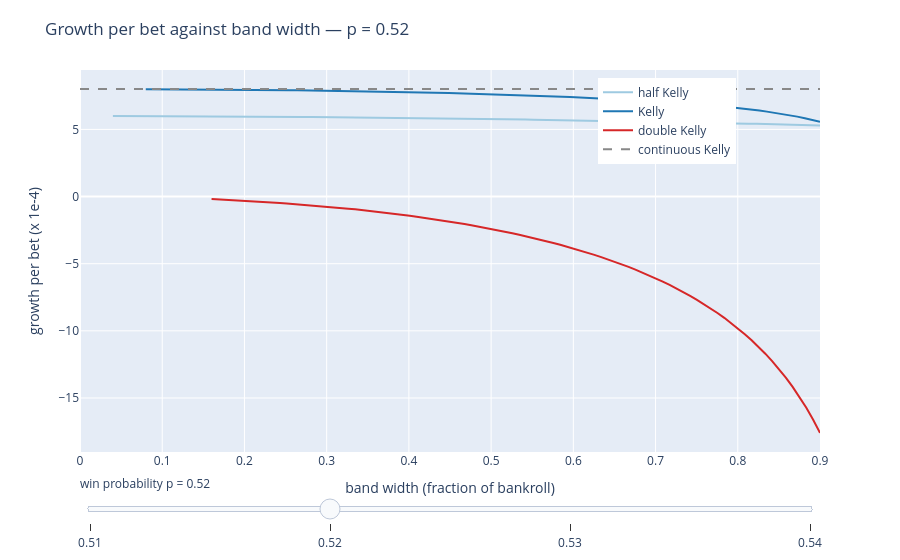

Here is the notebook cell this chart was saved with:
### Markdown cell above
## The way back from Kelly

A bot does not re-size after every bet. It re-sizes at the boundaries: inside a session the bet is flat, so the staked share drifts away from $f^{*}$ as the bankroll moves, and it is only reset when a stop-loss or a take-win ends the session. The figure prices that drift, growth per bet against the width of the band between the two boundaries, for three shares written as multiples of $f^{*}$.

Every curve rises as the band narrows, because re-basing more often is resizing more often. Narrow it to a single bet and you are resizing after every bet, which is Kelly with no boundaries left at all, the dashed line. The curves climb toward it and none of them crosses it. So take-win and stop-loss are not a strategy layered on top of bet sizing. They are the schedule on which you are allowed to do it, and the schedule costs growth in proportion to how rarely it runs.

Kelly is the best share at every width, and it is still not the share to run. $f^{*} = p - q$ doubles every error in $p$: a bot that believes $0.52$ when the truth is $0.51$ is at double Kelly, on zero growth, without a single bad decision. The reason that justified the stop-loss, that the edge is a belief, justifies staking under it. Half Kelly at a believed 52% is exactly Kelly at a true 51%: it gives up a quarter of the growth to survive being wrong by a full point.

### Code cell
import plotly.graph_objects as go

MULTIPLES = [(0.5, "half Kelly", "#9ecae1"), (1.0, "Kelly", "#1f77b4"),
             (2.0, "double Kelly", "#d62728")]
PER6 = len(MULTIPLES) + 1


def band_growth(p, f, band):
    ratio = (1 - p) / p
    n = band / f
    p_win = 1 / (1 + ratio ** n)
    expected_bets = n * (2 * p_win - 1) / (2 * p - 1)
    g = p_win * np.log(1 + band) + (1 - p_win) * np.log(1 - band)
    return g / expected_bets


fig = go.Figure()
for pe in EDGES4:
    show = (pe == 0.52)
    fstar = 2 * pe - 1
    for mult, label, color in MULTIPLES:
        f = mult * fstar
        bands = np.linspace(2 * f, 0.9, 90)
        fig.add_trace(go.Scatter(x=bands.tolist(), y=(band_growth(pe, f, bands) * 1e4).tolist(),
                                 mode="lines", line=dict(color=color), visible=show, name=label))
    kelly_g = growth_rate(pe, fstar) * 1e4
    fig.add_trace(go.Scatter(x=[0, 0.9], y=[kelly_g, kelly_g], mode="lines", visible=show,
                             line=dict(color="#888888", dash="dash"), name="continuous Kelly"))

steps6 = [dict(method="update", label=str(pe),
               args=[{"visible": [k == j // PER6 for j in range(len(EDGES4) * PER6)]},
                     {"title": f"Growth per bet against band width — p = {pe}"}])
          for k, pe in enumerate(EDGES4)]
fig.update_layout(
    sliders=[dict(active=1, currentvalue={"prefix": "win probability p = "}, steps=steps6)],
    title="Growth per bet against band width — p = 0.52",
    xaxis_title="band width (fraction of bankroll)", yaxis_title="growth per bet (x 1e-4)",
    legend=dict(x=0.70, y=0.98), margin=dict(t=70))
fig.show()
